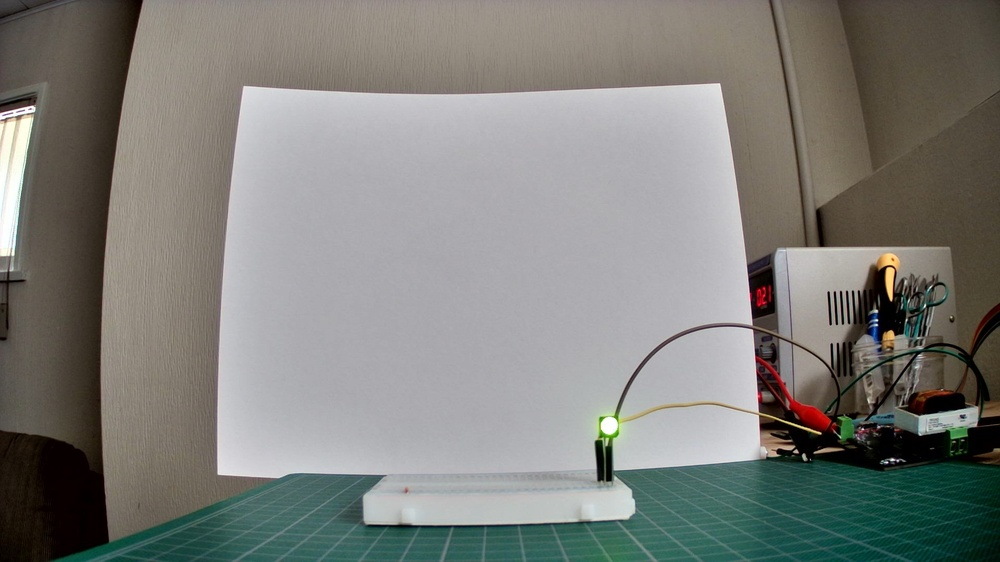
#> input picture marker_detection/pulsed_led/data/led_on.jpg, 1000 x 562 px, shrunk from 1920 x 1080 before the run
$ python blink_demo.py
#> lines starting #> are read from the running program, lines starting #| are printed output that depends on the picture; after the words box and inside, x2 and y2 are one past the last pixel; in counts of white or black regions, pixels touching at a corner belong together
import cv2

led_on_img = cv2.imread("data/led_on.jpg")
#> led_on_img is the input picture: shape (562, 1000, 3); mean B, G, R 122.5, 127.1, 126.6
led_off_img = cv2.imread("data/led_off.jpg")
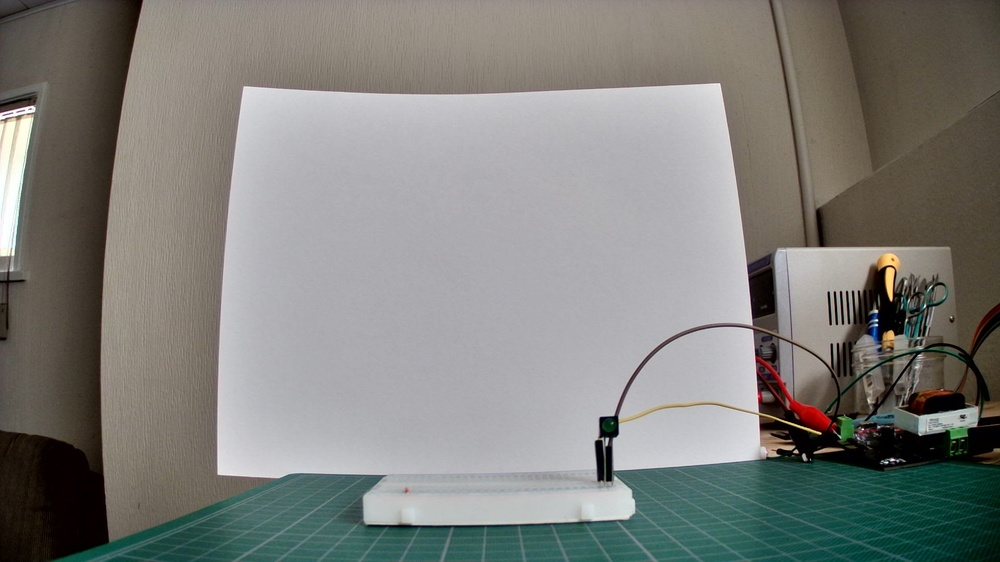
#> input picture marker_detection/pulsed_led/data/led_off.jpg, 1000 x 562 px, shrunk from 1920 x 1080 before the run
#> led_off_img is the input picture: shape (562, 1000, 3); mean B, G, R 123.6, 127.8, 127.5

delta_img = cv2.absdiff(led_on_img, led_off_img)
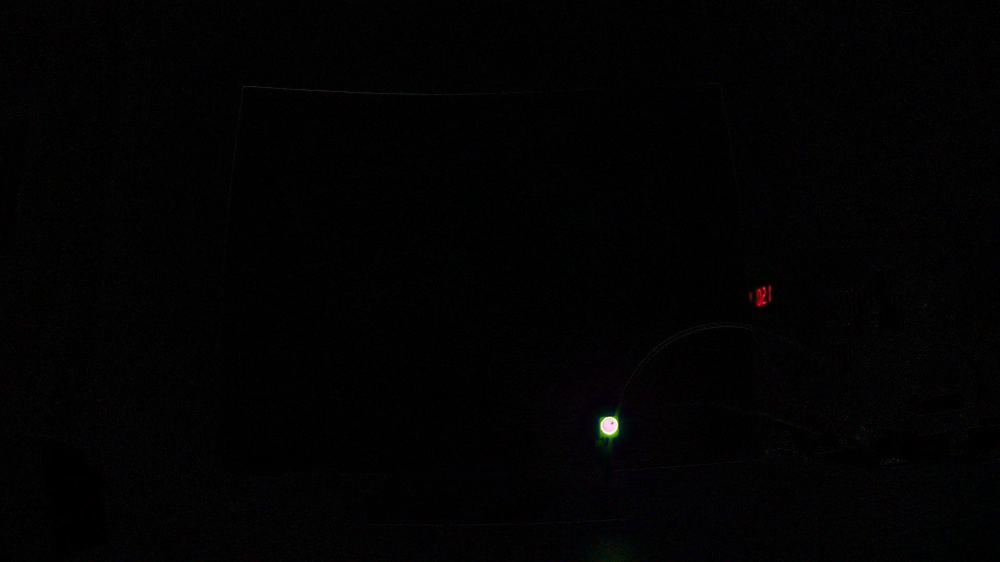
#> delta_img: shape (562, 1000, 3); mean B, G, R 2.4, 2.1, 2.3
greyscale_delta = cv2.cvtColor(delta_img, cv2.COLOR_RGB2GRAY)
_, binary_image = cv2.threshold(greyscale_delta, 127, 255, cv2.THRESH_BINARY)
#> binary_image: shape (562, 1000); 0.05% white; 1 white region, box (x1, y1, x2, y2) and area: (600, 417, 618, 436) 269
cv2.imwrite("output/delta_grey.png", greyscale_delta)
cv2.imwrite("output/delta.png", delta_img)
cv2.imwrite("output/binary.png", binary_image)
cv2.waitKey(0)
